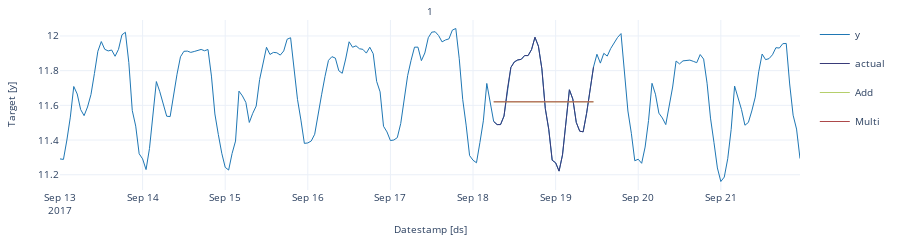
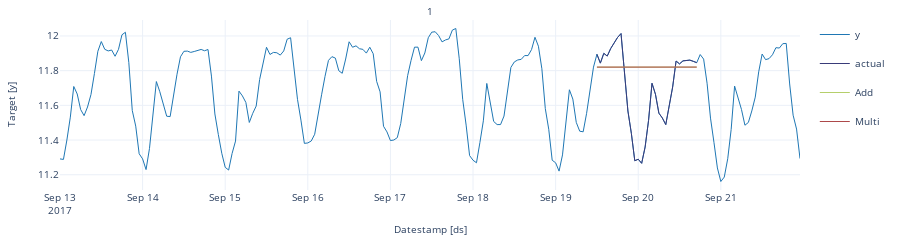
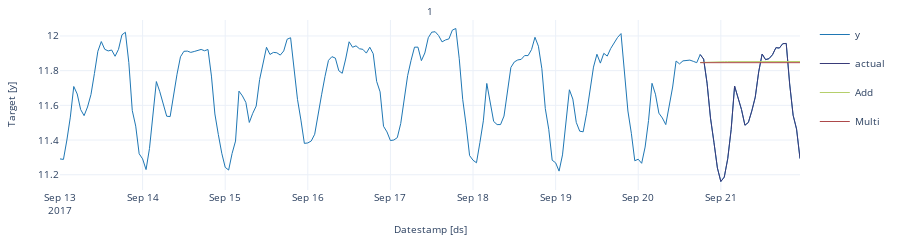

The cell these charts' notebook holds for them, in order:
### Markdown cell above
We’ll now plot the forecast for each cutoff period. To make the plots clearer, we’ll rename the actual values in each period.

### Code cell
cross_validation=crossvalidation_df.copy()
cross_validation.rename(columns = {'y' : 'actual'}, inplace = True) # rename actual values 

cutoff = cross_validation['cutoff'].unique()

for k in range(len(cutoff)): 
    cv = cross_validation[cross_validation['cutoff'] == cutoff[k]]
    StatsForecast.plot(df, cv.loc[:, cv.columns != 'cutoff'])

### Figure 1 — Plotly figure (JSON) as saved in the notebook; plotly's stock layout.template omitted (floating-point values rounded to 4 significant figures; data arrays with more than 128 entries replaced by an {"elided": "..."} marker saying what was removed)
{"data": [{"legendgroup": "y", "line": {"color": "#1f77b4", "width": 1}, "mode": "lines", "name": "y", "showlegend": true, "type": "scatter", "x": {"elided": "216 str values"}, "xaxis": "x", "y": {"elided": "216 float values"}, "yaxis": "y"}, {"legendgroup": "actual", "line": {"color": "#393b79", "width": 1}, "mode": "lines", "name": "actual", "showlegend": true, "type": "scatter", "x": ["2017-09-18T06:00:00", "2017-09-18T07:00:00", "2017-09-18T08:00:00", "2017-09-18T09:00:00", "2017-09-18T10:00:00", "2017-09-18T11:00:00", "2017-09-18T12:00:00", "2017-09-18T13:00:00", "2017-09-18T14:00:00", "2017-09-18T15:00:00", "2017-09-18T16:00:00", "2017-09-18T17:00:00", "2017-09-18T18:00:00", "2017-09-18T19:00:00", "2017-09-18T20:00:00", "2017-09-18T21:00:00", "2017-09-18T22:00:00", "2017-09-18T23:00:00", "2017-09-19T00:00:00", "2017-09-19T01:00:00", "2017-09-19T02:00:00", "2017-09-19T03:00:00", "2017-09-19T04:00:00", "2017-09-19T05:00:00", "2017-09-19T06:00:00", "2017-09-19T07:00:00", "2017-09-19T08:00:00", "2017-09-19T09:00:00", "2017-09-19T10:00:00", "2017-09-19T11:00:00"], "xaxis": "x", "y": [11.51, 11.49, 11.49, 11.54, 11.69, 11.82, 11.85, 11.86, 11.87, 11.89, 11.89, 11.92, 11.99, 11.94, 11.81, 11.58, 11.46, 11.28, 11.27, 11.22, 11.31, 11.49, 11.69, 11.64, 11.5, 11.45, 11.45, 11.55, 11.69, 11.82], "yaxis": "y"}, {"legendgroup": "Add", "line": {"color": "#b5cf6b", "width": 1}, "mode": "lines", "name": "Add", "showlegend": true, "type": "scatter", "x": ["2017-09-18T06:00:00", "2017-09-18T07:00:00", "2017-09-18T08:00:00", "2017-09-18T09:00:00", "2017-09-18T10:00:00", "2017-09-18T11:00:00", "2017-09-18T12:00:00", "2017-09-18T13:00:00", "2017-09-18T14:00:00", "2017-09-18T15:00:00", "2017-09-18T16:00:00", "2017-09-18T17:00:00", "2017-09-18T18:00:00", "2017-09-18T19:00:00", "2017-09-18T20:00:00", "2017-09-18T21:00:00", "2017-09-18T22:00:00", "2017-09-18T23:00:00", "2017-09-19T00:00:00", "2017-09-19T01:00:00", "2017-09-19T02:00:00", "2017-09-19T03:00:00", "2017-09-19T04:00:00", "2017-09-19T05:00:00", "2017-09-19T06:00:00", "2017-09-19T07:00:00", "2017-09-19T08:00:00", "2017-09-19T09:00:00", "2017-09-19T10:00:00", "2017-09-19T11:00:00"], "xaxis": "x", "y": [11.62, 11.62, 11.62, 11.62, 11.62, 11.62, 11.62, 11.62, 11.62, 11.62, 11.62, 11.62, 11.62, 11.62, 11.62, 11.62, 11.62, 11.62, 11.62, 11.62, 11.62, 11.62, 11.62, 11.62, 11.62, 11.62, 11.62, 11.62, 11.62, 11.62], "yaxis": "y"}, {"legendgroup": "Multi", "line": {"color": "#ad494a", "width": 1}, "mode": "lines", "name": "Multi", "showlegend": true, "type": "scatter", "x": ["2017-09-18T06:00:00", "2017-09-18T07:00:00", "2017-09-18T08:00:00", "2017-09-18T09:00:00", "2017-09-18T10:00:00", "2017-09-18T11:00:00", "2017-09-18T12:00:00", "2017-09-18T13:00:00", "2017-09-18T14:00:00", "2017-09-18T15:00:00", "2017-09-18T16:00:00", "2017-09-18T17:00:00", "2017-09-18T18:00:00", "2017-09-18T19:00:00", "2017-09-18T20:00:00", "2017-09-18T21:00:00", "2017-09-18T22:00:00", "2017-09-18T23:00:00", "2017-09-19T00:00:00", "2017-09-19T01:00:00", "2017-09-19T02:00:00", "2017-09-19T03:00:00", "2017-09-19T04:00:00", "2017-09-19T05:00:00", "2017-09-19T06:00:00", "2017-09-19T07:00:00", "2017-09-19T08:00:00", "2017-09-19T09:00:00", "2017-09-19T10:00:00", "2017-09-19T11:00:00"], "xaxis": "x", "y": [11.62, 11.62, 11.62, 11.62, 11.62, 11.62, 11.62, 11.62, 11.62, 11.62, 11.62, 11.62, 11.62, 11.62, 11.62, 11.62, 11.62, 11.62, 11.62, 11.62, 11.62, 11.62, 11.62, 11.62, 11.62, 11.62, 11.62, 11.62, 11.62, 11.62], "yaxis": "y"}], "layout": {"annotations": [{"font": {"size": 10}, "showarrow": false, "text": "1", "x": 0.5, "xanchor": "center", "xref": "paper", "y": 1, "yanchor": "bottom", "yref": "paper"}, {"font": {"size": 10}, "showarrow": false, "text": "Datestamp [ds]", "x": 0.5, "xanchor": "center", "xref": "paper", "y": 0, "yanchor": "top", "yref": "paper", "yshift": -30}, {"font": {"size": 10}, "showarrow": false, "text": "Target [y]", "textangle": -90, "x": 0, "xanchor": "right", "xref": "paper", "xshift": -40, "y": 0.5, "yanchor": "middle", "yref": "paper"}], "autosize": true, "font": {"size": 10}, "height": 150, "margin": {"b": 50, "l": 60, "r": 10, "t": 20}, "xaxis": {"anchor": "y", "domain": [0, 1], "showticklabels": true, "visible": true}, "yaxis": {"anchor": "x", "domain": [0, 1]}}}

### Figure 2 — Plotly figure (JSON) as saved in the notebook; plotly's stock layout.template omitted (floating-point values rounded to 4 significant figures; data arrays with more than 128 entries replaced by an {"elided": "..."} marker saying what was removed)
{"data": [{"legendgroup": "y", "line": {"color": "#1f77b4", "width": 1}, "mode": "lines", "name": "y", "showlegend": true, "type": "scatter", "x": {"elided": "216 str values"}, "xaxis": "x", "y": {"elided": "216 float values"}, "yaxis": "y"}, {"legendgroup": "actual", "line": {"color": "#393b79", "width": 1}, "mode": "lines", "name": "actual", "showlegend": true, "type": "scatter", "x": ["2017-09-19T12:00:00", "2017-09-19T13:00:00", "2017-09-19T14:00:00", "2017-09-19T15:00:00", "2017-09-19T16:00:00", "2017-09-19T17:00:00", "2017-09-19T18:00:00", "2017-09-19T19:00:00", "2017-09-19T20:00:00", "2017-09-19T21:00:00", "2017-09-19T22:00:00", "2017-09-19T23:00:00", "2017-09-20T00:00:00", "2017-09-20T01:00:00", "2017-09-20T02:00:00", "2017-09-20T03:00:00", "2017-09-20T04:00:00", "2017-09-20T05:00:00", "2017-09-20T06:00:00", "2017-09-20T07:00:00", "2017-09-20T08:00:00", "2017-09-20T09:00:00", "2017-09-20T10:00:00", "2017-09-20T11:00:00", "2017-09-20T12:00:00", "2017-09-20T13:00:00", "2017-09-20T14:00:00", "2017-09-20T15:00:00", "2017-09-20T16:00:00", "2017-09-20T17:00:00"], "xaxis": "x", "y": [11.89, 11.84, 11.9, 11.88, 11.93, 11.96, 11.99, 12.01, 11.81, 11.57, 11.44, 11.28, 11.29, 11.27, 11.36, 11.51, 11.73, 11.66, 11.55, 11.53, 11.49, 11.59, 11.71, 11.86, 11.84, 11.86, 11.86, 11.86, 11.85, 11.85], "yaxis": "y"}, {"legendgroup": "Add", "line": {"color": "#b5cf6b", "width": 1}, "mode": "lines", "name": "Add", "showlegend": true, "type": "scatter", "x": ["2017-09-19T12:00:00", "2017-09-19T13:00:00", "2017-09-19T14:00:00", "2017-09-19T15:00:00", "2017-09-19T16:00:00", "2017-09-19T17:00:00", "2017-09-19T18:00:00", "2017-09-19T19:00:00", "2017-09-19T20:00:00", "2017-09-19T21:00:00", "2017-09-19T22:00:00", "2017-09-19T23:00:00", "2017-09-20T00:00:00", "2017-09-20T01:00:00", "2017-09-20T02:00:00", "2017-09-20T03:00:00", "2017-09-20T04:00:00", "2017-09-20T05:00:00", "2017-09-20T06:00:00", "2017-09-20T07:00:00", "2017-09-20T08:00:00", "2017-09-20T09:00:00", "2017-09-20T10:00:00", "2017-09-20T11:00:00", "2017-09-20T12:00:00", "2017-09-20T13:00:00", "2017-09-20T14:00:00", "2017-09-20T15:00:00", "2017-09-20T16:00:00", "2017-09-20T17:00:00"], "xaxis": "x", "y": [11.82, 11.82, 11.82, 11.82, 11.82, 11.82, 11.82, 11.82, 11.82, 11.82, 11.82, 11.82, 11.82, 11.82, 11.82, 11.82, 11.82, 11.82, 11.82, 11.82, 11.82, 11.82, 11.82, 11.82, 11.82, 11.82, 11.82, 11.82, 11.82, 11.82], "yaxis": "y"}, {"legendgroup": "Multi", "line": {"color": "#ad494a", "width": 1}, "mode": "lines", "name": "Multi", "showlegend": true, "type": "scatter", "x": ["2017-09-19T12:00:00", "2017-09-19T13:00:00", "2017-09-19T14:00:00", "2017-09-19T15:00:00", "2017-09-19T16:00:00", "2017-09-19T17:00:00", "2017-09-19T18:00:00", "2017-09-19T19:00:00", "2017-09-19T20:00:00", "2017-09-19T21:00:00", "2017-09-19T22:00:00", "2017-09-19T23:00:00", "2017-09-20T00:00:00", "2017-09-20T01:00:00", "2017-09-20T02:00:00", "2017-09-20T03:00:00", "2017-09-20T04:00:00", "2017-09-20T05:00:00", "2017-09-20T06:00:00", "2017-09-20T07:00:00", "2017-09-20T08:00:00", "2017-09-20T09:00:00", "2017-09-20T10:00:00", "2017-09-20T11:00:00", "2017-09-20T12:00:00", "2017-09-20T13:00:00", "2017-09-20T14:00:00", "2017-09-20T15:00:00", "2017-09-20T16:00:00", "2017-09-20T17:00:00"], "xaxis": "x", "y": [11.82, 11.82, 11.82, 11.82, 11.82, 11.82, 11.82, 11.82, 11.82, 11.82, 11.82, 11.82, 11.82, 11.82, 11.82, 11.82, 11.82, 11.82, 11.82, 11.82, 11.82, 11.82, 11.82, 11.82, 11.82, 11.82, 11.82, 11.82, 11.82, 11.82], "yaxis": "y"}], "layout": {"annotations": [{"font": {"size": 10}, "showarrow": false, "text": "1", "x": 0.5, "xanchor": "center", "xref": "paper", "y": 1, "yanchor": "bottom", "yref": "paper"}, {"font": {"size": 10}, "showarrow": false, "text": "Datestamp [ds]", "x": 0.5, "xanchor": "center", "xref": "paper", "y": 0, "yanchor": "top", "yref": "paper", "yshift": -30}, {"font": {"size": 10}, "showarrow": false, "text": "Target [y]", "textangle": -90, "x": 0, "xanchor": "right", "xref": "paper", "xshift": -40, "y": 0.5, "yanchor": "middle", "yref": "paper"}], "autosize": true, "font": {"size": 10}, "height": 150, "margin": {"b": 50, "l": 60, "r": 10, "t": 20}, "xaxis": {"anchor": "y", "domain": [0, 1], "showticklabels": true, "visible": true}, "yaxis": {"anchor": "x", "domain": [0, 1]}}}

### Figure 3 — Plotly figure (JSON) as saved in the notebook; plotly's stock layout.template omitted (floating-point values rounded to 4 significant figures; data arrays with more than 128 entries replaced by an {"elided": "..."} marker saying what was removed)
{"data": [{"legendgroup": "y", "line": {"color": "#1f77b4", "width": 1}, "mode": "lines", "name": "y", "showlegend": true, "type": "scatter", "x": {"elided": "216 str values"}, "xaxis": "x", "y": {"elided": "216 float values"}, "yaxis": "y"}, {"legendgroup": "actual", "line": {"color": "#393b79", "width": 1}, "mode": "lines", "name": "actual", "showlegend": true, "type": "scatter", "x": ["2017-09-20T18:00:00", "2017-09-20T19:00:00", "2017-09-20T20:00:00", "2017-09-20T21:00:00", "2017-09-20T22:00:00", "2017-09-20T23:00:00", "2017-09-21T00:00:00", "2017-09-21T01:00:00", "2017-09-21T02:00:00", "2017-09-21T03:00:00", "2017-09-21T04:00:00", "2017-09-21T05:00:00", "2017-09-21T06:00:00", "2017-09-21T07:00:00", "2017-09-21T08:00:00", "2017-09-21T09:00:00", "2017-09-21T10:00:00", "2017-09-21T11:00:00", "2017-09-21T12:00:00", "2017-09-21T13:00:00", "2017-09-21T14:00:00", "2017-09-21T15:00:00", "2017-09-21T16:00:00", "2017-09-21T17:00:00", "2017-09-21T18:00:00", "2017-09-21T19:00:00", "2017-09-21T20:00:00", "2017-09-21T21:00:00", "2017-09-21T22:00:00", "2017-09-21T23:00:00"], "xaxis": "x", "y": [11.89, 11.87, 11.73, 11.53, 11.39, 11.24, 11.16, 11.19, 11.29, 11.46, 11.71, 11.64, 11.58, 11.49, 11.5, 11.57, 11.65, 11.79, 11.9, 11.86, 11.87, 11.89, 11.93, 11.93, 11.96, 11.96, 11.72, 11.54, 11.46, 11.29], "yaxis": "y"}, {"legendgroup": "Add", "line": {"color": "#b5cf6b", "width": 1}, "mode": "lines", "name": "Add", "showlegend": true, "type": "scatter", "x": ["2017-09-20T18:00:00", "2017-09-20T19:00:00", "2017-09-20T20:00:00", "2017-09-20T21:00:00", "2017-09-20T22:00:00", "2017-09-20T23:00:00", "2017-09-21T00:00:00", "2017-09-21T01:00:00", "2017-09-21T02:00:00", "2017-09-21T03:00:00", "2017-09-21T04:00:00", "2017-09-21T05:00:00", "2017-09-21T06:00:00", "2017-09-21T07:00:00", "2017-09-21T08:00:00", "2017-09-21T09:00:00", "2017-09-21T10:00:00", "2017-09-21T11:00:00", "2017-09-21T12:00:00", "2017-09-21T13:00:00", "2017-09-21T14:00:00", "2017-09-21T15:00:00", "2017-09-21T16:00:00", "2017-09-21T17:00:00", "2017-09-21T18:00:00", "2017-09-21T19:00:00", "2017-09-21T20:00:00", "2017-09-21T21:00:00", "2017-09-21T22:00:00", "2017-09-21T23:00:00"], "xaxis": "x", "y": [11.85, 11.85, 11.85, 11.85, 11.85, 11.85, 11.85, 11.85, 11.85, 11.85, 11.85, 11.85, 11.85, 11.85, 11.85, 11.85, 11.85, 11.85, 11.85, 11.85, 11.85, 11.85, 11.85, 11.85, 11.85, 11.85, 11.85, 11.85, 11.85, 11.85], "yaxis": "y"}, {"legendgroup": "Multi", "line": {"color": "#ad494a", "width": 1}, "mode": "lines", "name": "Multi", "showlegend": true, "type": "scatter", "x": ["2017-09-20T18:00:00", "2017-09-20T19:00:00", "2017-09-20T20:00:00", "2017-09-20T21:00:00", "2017-09-20T22:00:00", "2017-09-20T23:00:00", "2017-09-21T00:00:00", "2017-09-21T01:00:00", "2017-09-21T02:00:00", "2017-09-21T03:00:00", "2017-09-21T04:00:00", "2017-09-21T05:00:00", "2017-09-21T06:00:00", "2017-09-21T07:00:00", "2017-09-21T08:00:00", "2017-09-21T09:00:00", "2017-09-21T10:00:00", "2017-09-21T11:00:00", "2017-09-21T12:00:00", "2017-09-21T13:00:00", "2017-09-21T14:00:00", "2017-09-21T15:00:00", "2017-09-21T16:00:00", "2017-09-21T17:00:00", "2017-09-21T18:00:00", "2017-09-21T19:00:00", "2017-09-21T20:00:00", "2017-09-21T21:00:00", "2017-09-21T22:00:00", "2017-09-21T23:00:00"], "xaxis": "x", "y": [11.85, 11.85, 11.85, 11.85, 11.85, 11.85, 11.85, 11.85, 11.85, 11.85, 11.85, 11.85, 11.85, 11.85, 11.85, 11.85, 11.85, 11.85, 11.85, 11.85, 11.85, 11.85, 11.85, 11.85, 11.85, 11.85, 11.85, 11.85, 11.85, 11.85], "yaxis": "y"}], "layout": {"annotations": [{"font": {"size": 10}, "showarrow": false, "text": "1", "x": 0.5, "xanchor": "center", "xref": "paper", "y": 1, "yanchor": "bottom", "yref": "paper"}, {"font": {"size": 10}, "showarrow": false, "text": "Datestamp [ds]", "x": 0.5, "xanchor": "center", "xref": "paper", "y": 0, "yanchor": "top", "yref": "paper", "yshift": -30}, {"font": {"size": 10}, "showarrow": false, "text": "Target [y]", "textangle": -90, "x": 0, "xanchor": "right", "xref": "paper", "xshift": -40, "y": 0.5, "yanchor": "middle", "yref": "paper"}], "autosize": true, "font": {"size": 10}, "height": 150, "margin": {"b": 50, "l": 60, "r": 10, "t": 20}, "xaxis": {"anchor": "y", "domain": [0, 1], "showticklabels": true, "visible": true}, "yaxis": {"anchor": "x", "domain": [0, 1]}}}
